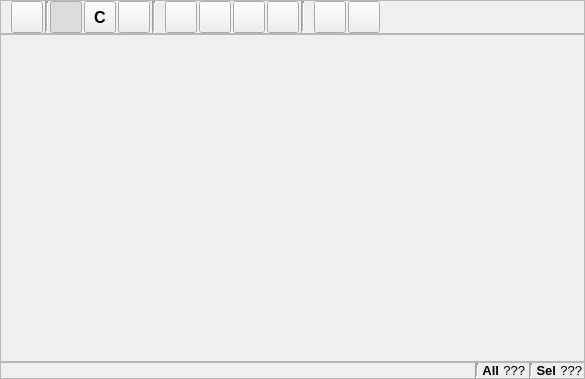
<?xml version="1.0" encoding="UTF-8"?>
<ui version="4.0">
 <class>SpeciesEditor</class>
 <widget class="QWidget" name="SpeciesEditor">
  <property name="geometry">
   <rect>
    <x>0</x>
    <y>0</y>
    <width>585</width>
    <height>379</height>
   </rect>
  </property>
  <property name="font">
   <font>
    <pointsize>9</pointsize>
   </font>
  </property>
  <property name="windowTitle">
   <string>Form</string>
  </property>
  <layout class="QVBoxLayout" name="verticalLayout">
   <property name="spacing">
    <number>0</number>
   </property>
   <property name="leftMargin">
    <number>0</number>
   </property>
   <property name="topMargin">
    <number>0</number>
   </property>
   <property name="rightMargin">
    <number>0</number>
   </property>
   <property name="bottomMargin">
    <number>0</number>
   </property>
   <item>
    <widget class="QFrame" name="ToolsFrame">
     <property name="font">
      <font>
       <pointsize>8</pointsize>
      </font>
     </property>
     <property name="frameShape">
      <enum>QFrame::StyledPanel</enum>
     </property>
     <property name="frameShadow">
      <enum>QFrame::Sunken</enum>
     </property>
     <layout class="QHBoxLayout" name="horizontalLayout_4">
      <property name="spacing">
       <number>2</number>
      </property>
      <property name="leftMargin">
       <number>2</number>
      </property>
      <property name="topMargin">
       <number>0</number>
      </property>
      <property name="rightMargin">
       <number>2</number>
      </property>
      <property name="bottomMargin">
       <number>0</number>
      </property>
      <item>
       <widget class="QLabel" name="ToolbarInteractionLabel">
        <property name="sizePolicy">
         <sizepolicy hsizetype="Fixed" vsizetype="Fixed">
          <horstretch>0</horstretch>
          <verstretch>0</verstretch>
         </sizepolicy>
        </property>
        <property name="maximumSize">
         <size>
          <width>24</width>
          <height>24</height>
         </size>
        </property>
        <property name="text">
         <string/>
        </property>
        <property name="pixmap">
         <pixmap resource="main.qrc">:/viewer_toolbar/icons/viewer_toolbar_interaction.svg</pixmap>
        </property>
        <property name="scaledContents">
         <bool>true</bool>
        </property>
       </widget>
      </item>
      <item>
       <widget class="QToolButton" name="InteractionViewButton">
        <property name="minimumSize">
         <size>
          <width>32</width>
          <height>32</height>
         </size>
        </property>
        <property name="maximumSize">
         <size>
          <width>32</width>
          <height>32</height>
         </size>
        </property>
        <property name="toolTip">
         <string>Rotate, translate, and zoom the view</string>
        </property>
        <property name="text">
         <string/>
        </property>
        <property name="icon">
         <iconset resource="main.qrc">
          <normaloff>:/viewer/icons/viewer_interact.svg</normaloff>
          <normalon>:/viewer/icons/viewer_interact_on.svg</normalon>:/viewer/icons/viewer_interact.svg</iconset>
        </property>
        <property name="iconSize">
         <size>
          <width>24</width>
          <height>24</height>
         </size>
        </property>
        <property name="checkable">
         <bool>true</bool>
        </property>
        <property name="checked">
         <bool>false</bool>
        </property>
        <property name="autoExclusive">
         <bool>false</bool>
        </property>
       </widget>
      </item>
      <item>
       <widget class="Line" name="line">
        <property name="lineWidth">
         <number>2</number>
        </property>
        <property name="midLineWidth">
         <number>1</number>
        </property>
        <property name="orientation">
         <enum>Qt::Vertical</enum>
        </property>
       </widget>
      </item>
      <item>
       <widget class="QToolButton" name="InteractionDrawButton">
        <property name="minimumSize">
         <size>
          <width>32</width>
          <height>32</height>
         </size>
        </property>
        <property name="maximumSize">
         <size>
          <width>32</width>
          <height>32</height>
         </size>
        </property>
        <property name="toolTip">
         <string>Draw atoms and bonds</string>
        </property>
        <property name="text">
         <string/>
        </property>
        <property name="icon">
         <iconset resource="main.qrc">
          <normaloff>:/viewer/icons/viewer_edit.svg</normaloff>
          <normalon>:/viewer/icons/viewer_edit_on.svg</normalon>:/viewer/icons/viewer_edit.svg</iconset>
        </property>
        <property name="iconSize">
         <size>
          <width>24</width>
          <height>24</height>
         </size>
        </property>
        <property name="checkable">
         <bool>true</bool>
        </property>
        <property name="checked">
         <bool>true</bool>
        </property>
        <property name="autoExclusive">
         <bool>false</bool>
        </property>
       </widget>
      </item>
      <item>
       <widget class="QToolButton" name="InteractionDrawElementButton">
        <property name="minimumSize">
         <size>
          <width>32</width>
          <height>32</height>
         </size>
        </property>
        <property name="maximumSize">
         <size>
          <width>32</width>
          <height>32</height>
         </size>
        </property>
        <property name="font">
         <font>
          <pointsize>12</pointsize>
          <weight>75</weight>
          <bold>true</bold>
         </font>
        </property>
        <property name="toolTip">
         <string>Current draw element</string>
        </property>
        <property name="text">
         <string>C</string>
        </property>
        <property name="iconSize">
         <size>
          <width>24</width>
          <height>24</height>
         </size>
        </property>
       </widget>
      </item>
      <item>
       <widget class="QToolButton" name="InteractionDeleteButton">
        <property name="minimumSize">
         <size>
          <width>32</width>
          <height>32</height>
         </size>
        </property>
        <property name="maximumSize">
         <size>
          <width>32</width>
          <height>32</height>
         </size>
        </property>
        <property name="toolTip">
         <string>Delete atoms and bonds</string>
        </property>
        <property name="text">
         <string/>
        </property>
        <property name="icon">
         <iconset resource="main.qrc">
          <normaloff>:/viewer/icons/viewer_delete.svg</normaloff>:/viewer/icons/viewer_delete.svg</iconset>
        </property>
        <property name="iconSize">
         <size>
          <width>24</width>
          <height>24</height>
         </size>
        </property>
        <property name="checkable">
         <bool>true</bool>
        </property>
        <property name="checked">
         <bool>false</bool>
        </property>
        <property name="autoExclusive">
         <bool>false</bool>
        </property>
       </widget>
      </item>
      <item>
       <widget class="Line" name="line_2">
        <property name="lineWidth">
         <number>2</number>
        </property>
        <property name="midLineWidth">
         <number>1</number>
        </property>
        <property name="orientation">
         <enum>Qt::Vertical</enum>
        </property>
       </widget>
      </item>
      <item>
       <widget class="QLabel" name="ToolbarVIewLabel">
        <property name="sizePolicy">
         <sizepolicy hsizetype="Fixed" vsizetype="Fixed">
          <horstretch>0</horstretch>
          <verstretch>0</verstretch>
         </sizepolicy>
        </property>
        <property name="maximumSize">
         <size>
          <width>24</width>
          <height>24</height>
         </size>
        </property>
        <property name="text">
         <string/>
        </property>
        <property name="pixmap">
         <pixmap resource="main.qrc">:/viewer_toolbar/icons/viewer_toolbar_view.svg</pixmap>
        </property>
        <property name="scaledContents">
         <bool>true</bool>
        </property>
       </widget>
      </item>
      <item>
       <widget class="QToolButton" name="ViewResetButton">
        <property name="minimumSize">
         <size>
          <width>32</width>
          <height>32</height>
         </size>
        </property>
        <property name="maximumSize">
         <size>
          <width>32</width>
          <height>32</height>
         </size>
        </property>
        <property name="toolTip">
         <string>Reset view, showing all data</string>
        </property>
        <property name="text">
         <string/>
        </property>
        <property name="icon">
         <iconset resource="main.qrc">
          <normaloff>:/viewer/icons/viewer_reset.svg</normaloff>:/viewer/icons/viewer_reset.svg</iconset>
        </property>
        <property name="iconSize">
         <size>
          <width>24</width>
          <height>24</height>
         </size>
        </property>
        <property name="checkable">
         <bool>false</bool>
        </property>
        <property name="checked">
         <bool>false</bool>
        </property>
        <property name="autoExclusive">
         <bool>false</bool>
        </property>
       </widget>
      </item>
      <item>
       <widget class="QToolButton" name="ViewSpheresButton">
        <property name="minimumSize">
         <size>
          <width>32</width>
          <height>32</height>
         </size>
        </property>
        <property name="maximumSize">
         <size>
          <width>32</width>
          <height>32</height>
         </size>
        </property>
        <property name="toolTip">
         <string>Use spheres for model display</string>
        </property>
        <property name="text">
         <string/>
        </property>
        <property name="icon">
         <iconset resource="main.qrc">
          <normaloff>:/viewer/icons/viewer_spheres.svg</normaloff>
          <normalon>:/viewer/icons/viewer_spheres_on.svg</normalon>:/viewer/icons/viewer_spheres.svg</iconset>
        </property>
        <property name="iconSize">
         <size>
          <width>24</width>
          <height>24</height>
         </size>
        </property>
        <property name="checkable">
         <bool>true</bool>
        </property>
        <property name="checked">
         <bool>false</bool>
        </property>
        <property name="autoExclusive">
         <bool>false</bool>
        </property>
       </widget>
      </item>
      <item>
       <widget class="QToolButton" name="ViewAxesVisibleButton">
        <property name="minimumSize">
         <size>
          <width>32</width>
          <height>32</height>
         </size>
        </property>
        <property name="maximumSize">
         <size>
          <width>32</width>
          <height>32</height>
         </size>
        </property>
        <property name="toolTip">
         <string>Toggle visibility of axes</string>
        </property>
        <property name="text">
         <string/>
        </property>
        <property name="icon">
         <iconset resource="main.qrc">
          <normaloff>:/viewer/icons/viewer_axes.svg</normaloff>
          <normalon>:/viewer/icons/viewer_axes_on.svg</normalon>:/viewer/icons/viewer_axes.svg</iconset>
        </property>
        <property name="iconSize">
         <size>
          <width>24</width>
          <height>24</height>
         </size>
        </property>
        <property name="checkable">
         <bool>true</bool>
        </property>
        <property name="checked">
         <bool>false</bool>
        </property>
        <property name="autoExclusive">
         <bool>false</bool>
        </property>
       </widget>
      </item>
      <item>
       <widget class="QToolButton" name="ViewCopyToClipboardButton">
        <property name="minimumSize">
         <size>
          <width>32</width>
          <height>32</height>
         </size>
        </property>
        <property name="maximumSize">
         <size>
          <width>32</width>
          <height>32</height>
         </size>
        </property>
        <property name="toolTip">
         <string>Copy current view contents to clipboard</string>
        </property>
        <property name="text">
         <string/>
        </property>
        <property name="icon">
         <iconset resource="main.qrc">
          <normaloff>:/viewer/icons/viewer_snapshot.svg</normaloff>:/viewer/icons/viewer_snapshot.svg</iconset>
        </property>
        <property name="iconSize">
         <size>
          <width>24</width>
          <height>24</height>
         </size>
        </property>
        <property name="checkable">
         <bool>false</bool>
        </property>
        <property name="checked">
         <bool>false</bool>
        </property>
        <property name="autoExclusive">
         <bool>false</bool>
        </property>
       </widget>
      </item>
      <item>
       <widget class="Line" name="line_5">
        <property name="lineWidth">
         <number>2</number>
        </property>
        <property name="midLineWidth">
         <number>1</number>
        </property>
        <property name="orientation">
         <enum>Qt::Vertical</enum>
        </property>
       </widget>
      </item>
      <item>
       <widget class="QLabel" name="ToolbarToolsLabel">
        <property name="sizePolicy">
         <sizepolicy hsizetype="Fixed" vsizetype="Fixed">
          <horstretch>0</horstretch>
          <verstretch>0</verstretch>
         </sizepolicy>
        </property>
        <property name="maximumSize">
         <size>
          <width>24</width>
          <height>24</height>
         </size>
        </property>
        <property name="text">
         <string/>
        </property>
        <property name="pixmap">
         <pixmap resource="main.qrc">:/viewer_toolbar/icons/viewer_toolbar_tools.svg</pixmap>
        </property>
        <property name="scaledContents">
         <bool>true</bool>
        </property>
       </widget>
      </item>
      <item>
       <widget class="QToolButton" name="ToolsCalculateBondingButton">
        <property name="minimumSize">
         <size>
          <width>32</width>
          <height>32</height>
         </size>
        </property>
        <property name="maximumSize">
         <size>
          <width>32</width>
          <height>32</height>
         </size>
        </property>
        <property name="toolTip">
         <string>Detect bonds between atoms</string>
        </property>
        <property name="text">
         <string/>
        </property>
        <property name="icon">
         <iconset resource="main.qrc">
          <normaloff>:/viewer/icons/viewer_calculatebonds.svg</normaloff>:/viewer/icons/viewer_calculatebonds.svg</iconset>
        </property>
        <property name="iconSize">
         <size>
          <width>24</width>
          <height>24</height>
         </size>
        </property>
        <property name="checkable">
         <bool>false</bool>
        </property>
        <property name="checked">
         <bool>false</bool>
        </property>
        <property name="autoExclusive">
         <bool>false</bool>
        </property>
       </widget>
      </item>
      <item>
       <widget class="QToolButton" name="ToolsMinimiseButton">
        <property name="minimumSize">
         <size>
          <width>32</width>
          <height>32</height>
         </size>
        </property>
        <property name="maximumSize">
         <size>
          <width>32</width>
          <height>32</height>
         </size>
        </property>
        <property name="toolTip">
         <string>Clean the geometry of the species using the Universal ForceField</string>
        </property>
        <property name="text">
         <string/>
        </property>
        <property name="icon">
         <iconset resource="main.qrc">
          <normaloff>:/viewer/icons/viewer_medic.svg</normaloff>:/viewer/icons/viewer_medic.svg</iconset>
        </property>
        <property name="iconSize">
         <size>
          <width>24</width>
          <height>24</height>
         </size>
        </property>
        <property name="checkable">
         <bool>false</bool>
        </property>
        <property name="checked">
         <bool>false</bool>
        </property>
        <property name="autoExclusive">
         <bool>false</bool>
        </property>
       </widget>
      </item>
      <item>
       <spacer name="horizontalSpacer">
        <property name="orientation">
         <enum>Qt::Horizontal</enum>
        </property>
        <property name="sizeHint" stdset="0">
         <size>
          <width>40</width>
          <height>20</height>
         </size>
        </property>
       </spacer>
      </item>
     </layout>
    </widget>
   </item>
   <item>
    <widget class="QFrame" name="MainViewFrame">
     <property name="sizePolicy">
      <sizepolicy hsizetype="Expanding" vsizetype="Expanding">
       <horstretch>0</horstretch>
       <verstretch>0</verstretch>
      </sizepolicy>
     </property>
     <property name="minimumSize">
      <size>
       <width>300</width>
       <height>300</height>
      </size>
     </property>
     <property name="frameShape">
      <enum>QFrame::StyledPanel</enum>
     </property>
     <property name="frameShadow">
      <enum>QFrame::Sunken</enum>
     </property>
     <layout class="QHBoxLayout" name="horizontalLayout">
      <property name="spacing">
       <number>0</number>
      </property>
      <property name="leftMargin">
       <number>0</number>
      </property>
      <property name="topMargin">
       <number>0</number>
      </property>
      <property name="rightMargin">
       <number>0</number>
      </property>
      <property name="bottomMargin">
       <number>0</number>
      </property>
      <item>
       <widget class="SpeciesViewer" name="SpeciesView" native="true">
        <property name="sizePolicy">
         <sizepolicy hsizetype="Expanding" vsizetype="Expanding">
          <horstretch>0</horstretch>
          <verstretch>3</verstretch>
         </sizepolicy>
        </property>
        <property name="cursor">
         <cursorShape>CrossCursor</cursorShape>
        </property>
        <property name="mouseTracking">
         <bool>true</bool>
        </property>
        <property name="focusPolicy">
         <enum>Qt::WheelFocus</enum>
        </property>
       </widget>
      </item>
     </layout>
    </widget>
   </item>
   <item>
    <widget class="QFrame" name="InfoFrame">
     <property name="font">
      <font>
       <pointsize>10</pointsize>
      </font>
     </property>
     <property name="frameShape">
      <enum>QFrame::StyledPanel</enum>
     </property>
     <property name="frameShadow">
      <enum>QFrame::Sunken</enum>
     </property>
     <layout class="QHBoxLayout" name="horizontalLayout_2">
      <property name="spacing">
       <number>4</number>
      </property>
      <property name="leftMargin">
       <number>2</number>
      </property>
      <property name="topMargin">
       <number>0</number>
      </property>
      <property name="rightMargin">
       <number>2</number>
      </property>
      <property name="bottomMargin">
       <number>0</number>
      </property>
      <item>
       <widget class="QLabel" name="ModeLabel">
        <property name="sizePolicy">
         <sizepolicy hsizetype="Ignored" vsizetype="Preferred">
          <horstretch>0</horstretch>
          <verstretch>0</verstretch>
         </sizepolicy>
        </property>
        <property name="text">
         <string/>
        </property>
        <property name="alignment">
         <set>Qt::AlignLeading|Qt::AlignLeft|Qt::AlignVCenter</set>
        </property>
       </widget>
      </item>
      <item>
       <widget class="Line" name="line_3">
        <property name="lineWidth">
         <number>2</number>
        </property>
        <property name="midLineWidth">
         <number>1</number>
        </property>
        <property name="orientation">
         <enum>Qt::Vertical</enum>
        </property>
       </widget>
      </item>
      <item>
       <widget class="QLabel" name="FormulaPreLabel">
        <property name="sizePolicy">
         <sizepolicy hsizetype="Maximum" vsizetype="Preferred">
          <horstretch>0</horstretch>
          <verstretch>0</verstretch>
         </sizepolicy>
        </property>
        <property name="font">
         <font>
          <pointsize>10</pointsize>
          <weight>75</weight>
          <bold>true</bold>
         </font>
        </property>
        <property name="text">
         <string>All</string>
        </property>
        <property name="alignment">
         <set>Qt::AlignRight|Qt::AlignTrailing|Qt::AlignVCenter</set>
        </property>
       </widget>
      </item>
      <item>
       <widget class="QLabel" name="FormulaLabel">
        <property name="sizePolicy">
         <sizepolicy hsizetype="Maximum" vsizetype="Preferred">
          <horstretch>0</horstretch>
          <verstretch>0</verstretch>
         </sizepolicy>
        </property>
        <property name="text">
         <string>???</string>
        </property>
        <property name="alignment">
         <set>Qt::AlignRight|Qt::AlignTrailing|Qt::AlignVCenter</set>
        </property>
       </widget>
      </item>
      <item>
       <widget class="Line" name="line_4">
        <property name="lineWidth">
         <number>2</number>
        </property>
        <property name="midLineWidth">
         <number>1</number>
        </property>
        <property name="orientation">
         <enum>Qt::Vertical</enum>
        </property>
       </widget>
      </item>
      <item>
       <widget class="QLabel" name="SelectionPreLabel">
        <property name="sizePolicy">
         <sizepolicy hsizetype="Maximum" vsizetype="Preferred">
          <horstretch>0</horstretch>
          <verstretch>0</verstretch>
         </sizepolicy>
        </property>
        <property name="font">
         <font>
          <pointsize>10</pointsize>
          <weight>75</weight>
          <bold>true</bold>
         </font>
        </property>
        <property name="text">
         <string>Sel</string>
        </property>
        <property name="alignment">
         <set>Qt::AlignRight|Qt::AlignTrailing|Qt::AlignVCenter</set>
        </property>
       </widget>
      </item>
      <item>
       <widget class="QLabel" name="SelectionLabel">
        <property name="sizePolicy">
         <sizepolicy hsizetype="Maximum" vsizetype="Preferred">
          <horstretch>0</horstretch>
          <verstretch>0</verstretch>
         </sizepolicy>
        </property>
        <property name="text">
         <string>???</string>
        </property>
        <property name="alignment">
         <set>Qt::AlignRight|Qt::AlignTrailing|Qt::AlignVCenter</set>
        </property>
       </widget>
      </item>
     </layout>
    </widget>
   </item>
  </layout>
 </widget>
 <customwidgets>
  <customwidget>
   <class>SpeciesViewer</class>
   <extends>QWidget</extends>
   <header>gui/speciesviewer.hui</header>
   <container>1</container>
  </customwidget>
 </customwidgets>
 <resources>
  <include location="main.qrc"/>
  <include location="main.qrc"/>
 </resources>
 <connections/>
</ui>
